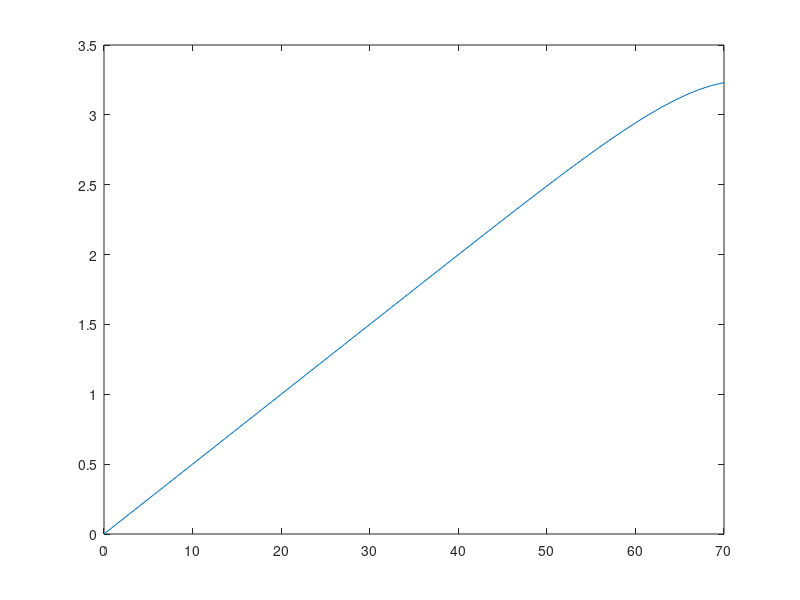

The MATLAB source for this figure: (Note: this script raises an error after producing the figure.)
clear all; close all; clc;
global chi0 chi1 ga
tic;
ga = 2; %CRRA utility with parameter gamma
ra = 0.05;
rb_pos = 0.03;
rb_neg = 0.12;
rho = 0.06; %discount rate
chi0 = 0.03;
chi1 = 2;

xi = 0.1; %fraction of income that is automatically deposited

if ra - 1/chi1 > 0
    disp('Warning: ra - 1/chi1 > 0')
end

%Income process (two-state Poisson process):
w = 4;
Nz = 2;
z      = [.8,1.3];
la_mat = [-1/3, 1/3; 1/3, -1/3];

crit = 10^(-5);
Delta = 100;
maxit = 35;

%grids
I = 100;
bmin = -2;
%bmin = 0;
bmax = 40;
b = linspace(bmin,bmax,I)';
db = (bmax-bmin)/(I-1);

J= 50;
amin = 0;
amax = 70;
a = linspace(amin,amax,J);
da = (amax-amin)/(J-1);

bb = b*ones(1,J);
aa = ones(I,1)*a;
zz = ones(J,1)*z;

bbb = zeros(I,J,Nz); aaa = zeros(I,J,Nz); zzz = zeros(I,J,Nz);
for nz=1:Nz
    bbb(:,:,nz) = bb;
    aaa(:,:,nz) = aa;
    zzz(:,:,nz) = z(nz);
end

Bswitch = [
    speye(I*J)*la_mat(1,1), speye(I*J)*la_mat(1,2);
    speye(I*J)*la_mat(2,1), speye(I*J)*la_mat(2,2)];

%Preallocation
VbF = zeros(I,J,Nz);
VbB = zeros(I,J,Nz);
VaF = zeros(I,J,Nz);
VaB = zeros(I,J,Nz);
c = zeros(I,J,Nz);
updiag = zeros(I*J,Nz);
lowdiag = zeros(I*J,Nz);
centdiag = zeros(I*J,Nz);
AAi = cell(Nz,1);
BBi = cell(Nz,1);


%INITIAL GUESS
v0 = (((1-xi)*w*zzz + ra.*aaa + rb_neg.*bbb).^(1-ga))/(1-ga)/rho;
v = v0;

%return at different points in state space
%matrix of liquid returns
Rb = rb_pos.*(bbb>0) + rb_neg.*(bbb<0);
raa = ra.*ones(1,J);
%if ra>>rb, impose tax on ra*a at high a, otherwise some households
%accumulate infinite illiquid wealth (not needed if ra is close to or less than rb)
tau = 10; raa = ra.*(1 - (1.33.*amax./a).^(1-tau)); plot(a,raa.*a)
%matrix of illiquid returns
Ra(:,:,1) = ones(I,1)*raa;
Ra(:,:,2) = ones(I,1)*raa;


for n=1:maxit
    V = v;   
    %DERIVATIVES W.R.T. b
    % forward difference
    VbF(1:I-1,:,:) = (V(2:I,:,:)-V(1:I-1,:,:))/db;
    VbF(I,:,:) = ((1-xi)*w*zzz(I,:,:) + Rb(I,:,:).*bmax).^(-ga); %state constraint boundary condition
    % backward difference
    VbB(2:I,:,:) = (V(2:I,:,:)-V(1:I-1,:,:))/db;
    VbB(1,:,:) = ((1-xi)*w*zzz(1,:,:) + Rb(1,:,:).*bmin).^(-ga); %state constraint boundary condition

    %DERIVATIVES W.R.T. a
    % forward difference
    VaF(:,1:J-1,:) = (V(:,2:J,:)-V(:,1:J-1,:))/da;
    % backward difference
    VaB(:,2:J,:) = (V(:,2:J,:)-V(:,1:J-1,:))/da;
    
    %useful quantities
    c_B = max(VbB,10^(-6)).^(-1/ga);
    c_F = max(VbF,10^(-6)).^(-1/ga);
    dBB = two_asset_kinked_FOC(VaB,VbB,aaa);
    dFB = two_asset_kinked_FOC(VaB,VbF,aaa);
    %VaF(:,J,:) = VbB(:,J,:).*(1-ra.*chi1 - chi1*w*zzz(:,J,:)./a(:,J,:));
    dBF = two_asset_kinked_FOC(VaF,VbB,aaa);
    %VaF(:,J,:) = VbF(:,J,:).*(1-ra.*chi1 - chi1*w*zzz(:,J,:)./a(:,J,:));
    dFF = two_asset_kinked_FOC(VaF,VbF,aaa);
        
    %UPWIND SCHEME
    d_B = (dBF>0).*dBF + (dBB<0).*dBB;
    %state constraints at amin and amax
    d_B(:,1,:) = (dBF(:,1,:)>10^(-12)).*dBF(:,1,:); %make sure d>=0 at amax, don't use VaB(:,1,:)
    d_B(:,J,:) = (dBB(:,J,:)<-10^(-12)).*dBB(:,J,:); %make sure d<=0 at amax, don't use VaF(:,J,:)
    d_B(1,1,:)=max(d_B(1,1,:),0);
    %split drift of b and upwind separately
    sc_B = (1-xi)*w*zzz + Rb.*bbb - c_B;
    sd_B = (-d_B - two_asset_kinked_cost(d_B,aaa));
    
    d_F = (dFF>0).*dFF + (dFB<0).*dFB;
    %state constraints at amin and amax
    d_F(:,1,:) = (dFF(:,1,:)>10^(-12)).*dFF(:,1,:); %make sure d>=0 at amin, don't use VaB(:,1,:)
    d_F(:,J,:) = (dFB(:,J,:)<-10^(-12)).*dFB(:,J,:); %make sure d<=0 at amax, don't use VaF(:,J,:)
    
    %split drift of b and upwind separately
    sc_F = (1-xi)*w*zzz + Rb.*bbb - c_F;
    sd_F = (-d_F - two_asset_kinked_cost(d_F,aaa));
    sd_F(I,:,:) = min(sd_F(I,:,:),0);
    
    Ic_B = (sc_B < -10^(-12));
    Ic_F = (sc_F > 10^(-12)).*(1- Ic_B);
    Ic_0 = 1 - Ic_F - Ic_B;
    
    Id_F = (sd_F > 10^(-12));
    Id_B = (sd_B < -10^(-12)).*(1- Id_F);
    Id_B(1,:,:)=0;
    Id_F(I,:,:) = 0; Id_B(I,:,:) = 1; %don't use VbF at bmax so as not to pick up articial state constraint
    Id_0 = 1 - Id_F - Id_B;
    
    c_0 = (1-xi)*w*zzz + Rb.*bbb;
  
    c = c_F.*Ic_F + c_B.*Ic_B + c_0.*Ic_0;
    u = c.^(1-ga)/(1-ga);
    
    %CONSTRUCT MATRIX BB SUMMARING EVOLUTION OF b
    X = -Ic_B.*sc_B/db -Id_B.*sd_B/db;
    Y = (Ic_B.*sc_B - Ic_F.*sc_F)/db + (Id_B.*sd_B - Id_F.*sd_F)/db;
    Z = Ic_F.*sc_F/db + Id_F.*sd_F/db;
    
    for i = 1:Nz
        centdiag(:,i) = reshape(Y(:,:,i),I*J,1);
    end

    lowdiag(1:I-1,:) = X(2:I,1,:);
    updiag(2:I,:) = Z(1:I-1,1,:);
    for j = 2:J
        lowdiag(1:j*I,:) = [lowdiag(1:(j-1)*I,:);squeeze(X(2:I,j,:));zeros(1,Nz)];
        updiag(1:j*I,:) = [updiag(1:(j-1)*I,:);zeros(1,Nz);squeeze(Z(1:I-1,j,:))];
    end
    
    for nz=1:Nz
        BBi{nz}=spdiags(centdiag(:,nz),0,I*J,I*J)+spdiags([updiag(:,nz);0],1,I*J,I*J)+spdiags([lowdiag(:,nz);0],-1,I*J,I*J);
    end
    
    BB = [BBi{1}, sparse(I*J,I*J); sparse(I*J,I*J), BBi{2}];
    
    %CONSTRUCT MATRIX AA SUMMARIZING EVOLUTION OF a
    dB = Id_B.*dBB + Id_F.*dFB;
    dF = Id_B.*dBF + Id_F.*dFF;
    MB = min(dB,0);
    MF = max(dF,0) + xi*w*zzz + Ra.*aaa;
    MB(:,J,:) = xi*w*zzz(:,J,:) + dB(:,J,:) + Ra(:,J,:).*amax; %this is hopefully negative
    MF(:,J,:) = 0;
    chi = -MB/da;
    yy =  (MB - MF)/da;
    zeta = MF/da;
    
    %MATRIX AAi
    for nz=1:Nz
        %This will be the upperdiagonal of the matrix AAi
        AAupdiag=zeros(I,1); %This is necessary because of the peculiar way spdiags is defined.
        for j=1:J
            AAupdiag=[AAupdiag;zeta(:,j,nz)];
        end
        
        %This will be the center diagonal of the matrix AAi
        AAcentdiag= yy(:,1,nz);
        for j=2:J-1
            AAcentdiag=[AAcentdiag;yy(:,j,nz)];
        end
        AAcentdiag=[AAcentdiag;yy(:,J,nz)];
        
        %This will be the lower diagonal of the matrix AAi
        AAlowdiag=chi(:,2,nz);
        for j=3:J
            AAlowdiag=[AAlowdiag;chi(:,j,nz)];
        end
        
        %Add up the upper, center, and lower diagonal into a sparse matrix
        AAi{nz} = spdiags(AAcentdiag,0,I*J,I*J)+spdiags(AAlowdiag,-I,I*J,I*J)+spdiags(AAupdiag,I,I*J,I*J);
        
    end
    
    AA = [AAi{1}, sparse(I*J,I*J); sparse(I*J,I*J), AAi{2}];
    
    A = AA + BB + Bswitch;
    
    if max(abs(sum(A,2)))>10^(-9)
       disp('Improper Transition Matrix')
       break
    end
    
    B = (1/Delta + rho)*speye(I*J*Nz) - A;
    
    u_stacked = reshape(u,I*J*Nz,1);
    V_stacked = reshape(V,I*J*Nz,1);
    
    vec = u_stacked + V_stacked/Delta;
    
    V_stacked = B\vec; %SOLVE SYSTEM OF EQUATIONS
        
    V = reshape(V_stacked,I,J,Nz);   
    
    
    Vchange = V - v;
    v = V;
    
    b_dist(:,n) = max(abs(Vchange(:,:,2)),[],2);
    a_dist(:,n) = max(max(abs(Vchange),[],3),[],1);
    ab_dist(:,:,n) = max(abs(Vchange),[],3);
   
    dist(n) = max(max(max(abs(Vchange))));
    disp(['Value Function, Iteration ' int2str(n) ', max Vchange = ' num2str(dist(n))]);
    if dist(n)<crit
        disp('Value Function Converged, Iteration = ')
        disp(n)
        break
    end
    
end
toc

d = Id_B.*d_B + Id_F.*d_F;
m = d + xi*w*zzz + Ra.*aaa;
s = (1-xi)*w*zzz + Rb.*bbb - d - two_asset_kinked_cost(d,aaa) - c;

sc = (1-xi)*w*zzz + Rb.*bbb - c;
sd = - d - two_asset_kinked_cost(d,aaa);

subplot(1,2,1)
plot(a,d(:,:,1),a,zeros(J,1),'k--')
xlabel('Illiquid Wealth, a')

subplot(1,2,2)
plot(a,m(:,:,1),a,zeros(J,1),'k--')
xlabel('Illiquid Wealth, a')

subplot(1,2,1)
plot(b,c(:,:,1))
xlabel('Liquid Wealth, b')

subplot(1,2,2)
plot(b,s(:,:,1),b,zeros(I,1),'k--')
xlabel('Liquid Wealth, b')




%%%%%%%%%%%%%%%%%%%%%%%%%%%
% STATIONARY DISTRIBUTION %
%%%%%%%%%%%%%%%%%%%%%%%%%%%
% RECONSTRUCT TRANSITION MATRIX WITH SIMPLER UPWIND SCHEME
X = -min(s,0)/db;
Y = min(s,0)/db - max(s,0)/db;
Z = max(s,0)/db;

for i = 1:Nz
    centdiag(:,i) = reshape(Y(:,:,i),I*J,1);
end

lowdiag(1:I-1,:) = X(2:I,1,:);
updiag(2:I,:) = Z(1:I-1,1,:);
for j = 2:J
    lowdiag(1:j*I,:) = [lowdiag(1:(j-1)*I,:);squeeze(X(2:I,j,:));zeros(1,Nz)];
    updiag(1:j*I,:) = [updiag(1:(j-1)*I,:);zeros(1,Nz);squeeze(Z(1:I-1,j,:))];
end

for nz=1:Nz
    BBi{nz}=spdiags(centdiag(:,nz),0,I*J,I*J)+spdiags([updiag(:,nz);0],1,I*J,I*J)+spdiags([lowdiag(:,nz);0],-1,I*J,I*J);
end

BB = [BBi{1}, sparse(I*J,I*J); sparse(I*J,I*J), BBi{2}];

%CONSTRUCT MATRIX AA SUMMARIZING EVOLUTION OF a
chi = -min(m,0)/da;
yy =  min(m,0)/da - max(m,0)/da;
zeta = max(m,0)/da;


%MATRIX AAi
for nz=1:Nz
    %This will be the upperdiagonal of the matrix AAi
    AAupdiag=zeros(I,1); %This is necessary because of the peculiar way spdiags is defined.
    for j=1:J
        AAupdiag=[AAupdiag;zeta(:,j,nz)];
    end
    
    %This will be the center diagonal of the matrix AAi
    AAcentdiag= yy(:,1,nz);
    for j=2:J-1
        AAcentdiag=[AAcentdiag;yy(:,j,nz)];
    end
    AAcentdiag=[AAcentdiag;yy(:,J,nz)];
    
    %This will be the lower diagonal of the matrix AAi
    AAlowdiag=chi(:,2,nz);
    for j=3:J
        AAlowdiag=[AAlowdiag;chi(:,j,nz)];
    end
    
    %Add up the upper, center, and lower diagonal into a sparse matrix
    AAi{nz} = spdiags(AAcentdiag,0,I*J,I*J)+spdiags(AAlowdiag,-I,I*J,I*J)+spdiags(AAupdiag,I,I*J,I*J);
    
end

AA = [AAi{1}, sparse(I*J,I*J); sparse(I*J,I*J), AAi{2}];
A = AA + BB + Bswitch;

M = I*J*Nz;
AT = A';
% Fix one value so matrix isn't singular:
vec = zeros(M,1);
iFix = 1657;
vec(iFix)=.01;
AT(iFix,:) = [zeros(1,iFix-1),1,zeros(1,M-iFix)];

% Solve system:
g_stacked = AT\vec;
g_sum = g_stacked'*ones(M,1)*da*db;
g_stacked = g_stacked./g_sum;


g(:,:,1) = reshape(g_stacked(1:I*J),I,J);
g(:,:,2) = reshape(g_stacked(I*J+1:I*J*2),I,J);

%%%%%%%%%%%
% FIGURES %
%%%%%%%%%%%




figure(1)
set(gcf,'PaperPosition',[0 0 30 10])
subplot(1,2,1)
surf(b,a,c(:,:,1)')
set(gca,'FontSize',16)
xlabel('Liquid Wealth, b')
ylabel('Illiquid Wealth, a')
xlim([bmin bmax])
ylim([amin amax])
title('Consumption, Low Type')

subplot(1,2,2)
surf(b,a,c(:,:,2)')
set(gca,'FontSize',16)
xlabel('Liquid Wealth, b')
ylabel('Illiquid Wealth, a')
xlim([bmin bmax])
ylim([amin amax])
title('Consumption, High Type')
print -depsc consumption.eps

figure(2)
set(gcf,'PaperPosition',[0 0 30 10])
subplot(1,2,1)
surf(b,a,d(:,:,1)')
set(gca,'FontSize',16)
view([-70 30])
xlabel('Liquid Wealth, b')
ylabel('Illiquid Wealth, a')
xlim([bmin bmax])
ylim([amin amax])
title('Deposits, Low Type')

subplot(1,2,2)
surf(b,a,d(:,:,2)')
set(gca,'FontSize',16)
view([-70 30])
xlabel('Liquid Wealth, b')
ylabel('Illiquid Wealth, a')
xlim([bmin bmax])
ylim([amin amax])
title('Deposits, High Type')
print -depsc deposits.eps


figure(3)
set(gcf,'PaperPosition',[0 0 30 10])
subplot(1,2,1)
surf(b,a,s(:,:,1)')
set(gca,'FontSize',16)
xlabel('Liquid Wealth, b')
ylabel('Illiquid Wealth, a')
xlim([bmin bmax])
ylim([amin amax])
title('Liquid Savings, Low Type')

subplot(1,2,2)
surf(b,a,s(:,:,2)')
set(gca,'FontSize',16)
xlabel('Liquid Wealth, b')
ylabel('Illiquid Wealth, a')
xlim([bmin bmax])
ylim([amin amax])
title('Liquid Savings, High Type')
print -depsc sav.eps

figure(4)
set(gcf,'PaperPosition',[0 0 30 10])
subplot(1,2,1)
surf(b,a,m(:,:,1)')
set(gca,'FontSize',16)
view([-70 30])
xlabel('Liquid Wealth, b')
ylabel('Illiquid Wealth, a')
title('Illiquid Savings, Low Type')

subplot(1,2,2)
surf(b,a,m(:,:,2)')
set(gca,'FontSize',16)
view([-70 30])
xlabel('Liquid Wealth, b')
ylabel('Illiquid Wealth, a')
xlim([bmin bmax])
ylim([amin amax])
title('Illiquid Savings, High Type')
print -depsc ill_sav.eps


figure(5)
icut = 25; jcut=20;
bcut=b(1:icut); acut=a(1:jcut);
gcut = g(1:icut,1:jcut,:);

set(gcf,'PaperPosition',[0 0 30 10])
subplot(1,2,1)
surf(bcut,acut,gcut(:,:,1)')
set(gca,'FontSize',16)
view([-10 30])
xlabel('Liquid Wealth, b')
ylabel('Illiquid Wealth, a')
xlim([bmin b(icut)])
ylim([amin a(jcut)])
title('Stationary, Low Type')

subplot(1,2,2)
surf(bcut,acut,gcut(:,:,2)')
set(gca,'FontSize',16)
view([-10 30])
xlabel('Liquid Wealth, b')
ylabel('Illiquid Wealth, a')
xlim([bmin b(icut)])
ylim([amin a(jcut)])
title('Stationary Distribution, High Type')
print -depsc stat_dist.eps


dgrid = linspace(-0.05,0.05,100)
figure(6)
plot(dgrid,two_asset_kinked_cost(dgrid,1),'Linewidth',2)
set(gca,'FontSize',16)
ylabel('Cost, % of Illiquid Stock')
xlabel('Deposits/Withdrawal, % of Illiquid Stock')
print -depsc adj_cost.eps